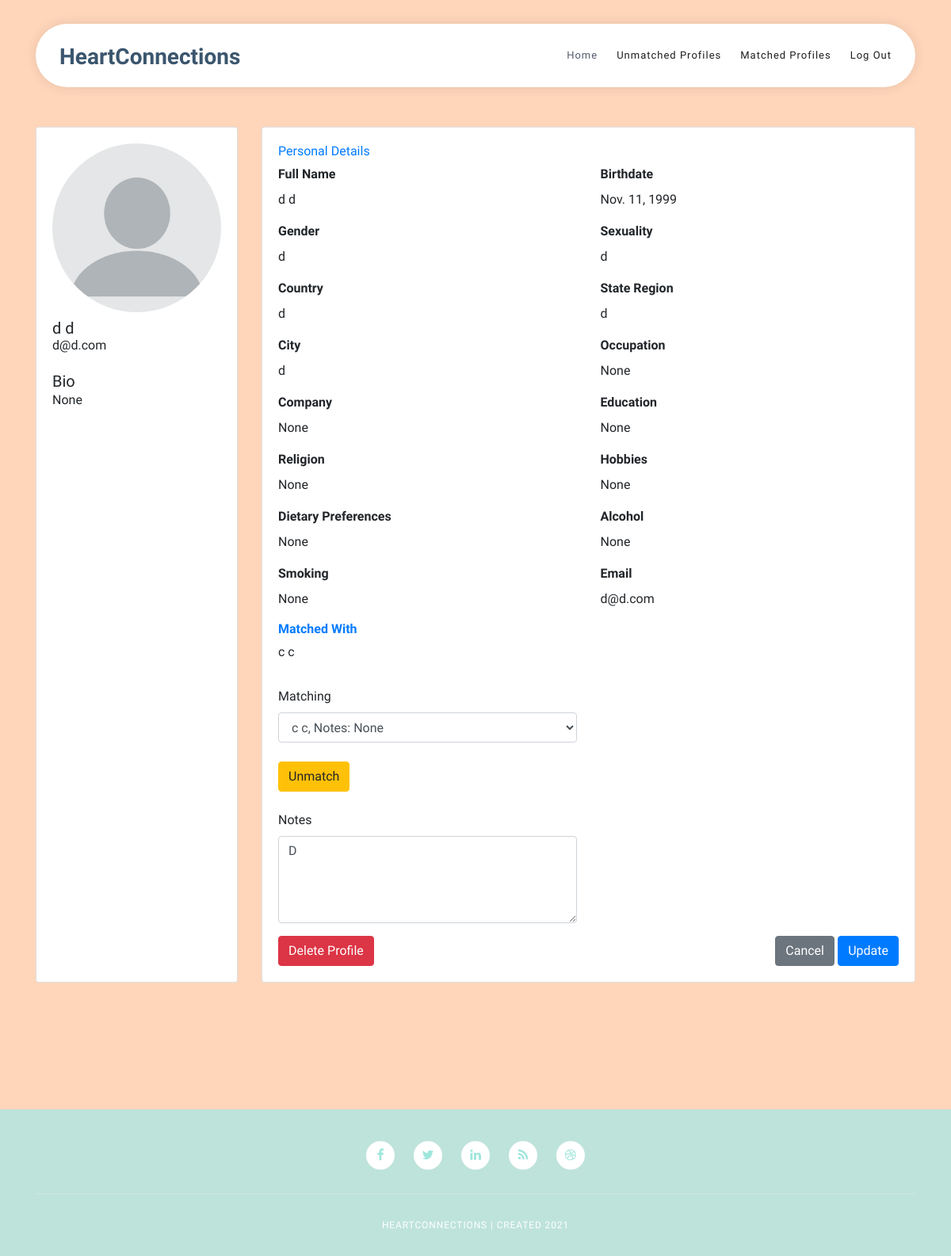
The page /HeartConnections/profile/7/ on the database its author committed.
### HeartConnections/models.py (models this page shows, shortened)
class Profile(models.Model):
    id = models.AutoField(primary_key=True)
    first_name = models.CharField(max_length=30)
    last_name = models.CharField(max_length=40)
    birthdate = models.DateField(default=datetime.date(1900, 1, 1), validators=[MinValueValidator(datetime.date(1900, 1, 1)), MaxValueValidator(datetime.date.today() - datetime.timedelta(days=6575))])
    gender = models.CharField(max_length=20)
    sexuality = models.CharField(max_length=25)
    country = models.CharField(max_length=40)
    state_region = models.CharField(max_length=20)
    city = models.CharField(max_length=30)
    occupation = models.CharField(max_length=25, blank=True, null=True)
    company = models.CharField(max_length=40, blank=True, null=True)
    education = models.CharField(max_length=50, blank=True, null=True)
    bio = models.CharField(max_length=1000, blank=True, null=True)
    religion = models.CharField(max_length=25, blank=True, null=True)
    hobbies = models.CharField(max_length=250, blank=True, null=True)
    dietary_preferences = models.CharField(max_length=100, blank=True, null=True)
    alcohol = models.BooleanField(blank=True, null=True)
    smoking = models.BooleanField(blank=True, null=True)
    email = models.EmailField(max_length=50)
    matched = models.BooleanField(default=False)
    matched_with = models.CharField(max_length=100, blank=True, null=True)
    notes = models.CharField(max_length=500, blank=True, null=True)
    profile_pic = models.ImageField(null=True, blank=True)

### HeartConnections/views.py (the view, shortened to what this page needs)
# urls.py: path('profile/<int:pk>/', views.ProfileDetailedView.as_view(), name='profile_detailed_view'),
class ProfileDetailedView(generic.edit.FormMixin, generic.DetailView):
    model = Profile
    form_class = MatchmakerForm
    success_url = '../unmatched'
    template_name = 'profile_detailed_view.html'
    def get_context_data(self, **kwargs):
        context = super(ProfileDetailedView, self).get_context_data(**kwargs)
        context['unmatched_list'] = Profile.objects.filter(matched=False)
        context['available_list'] = Profile.objects.filter(matched=False).exclude(id=self.object.id)
        context['form'] = self.get_form()
        if self.object.matched:
            match_list = self.object.matched_with.strip().split(" ")
            context['match_list'] = Profile.objects.filter(id__in=match_list)
        return context

### HeartConnections/forms.py
class MatchmakerForm(forms.ModelForm):
    class Meta:
        model = Profile
        fields = (
            'matched',
            'notes',
            'matched_with',
        )

### HeartConnections/templates/profile_detailed_view.html (shortened to what this page needs)
{% extends "admin_base_generic.html" %}
{% block content %}
<head>
  {% load static %}
</head>
<div class="baseframe"></div>
<div class="container">
  <div class="row gutters">
  <div class="col-xl-3 col-lg-3 col-md-12 col-sm-12 col-12">
  <div class="card h-100">
    <div class="card-body">
      <div class="account-settings">
        <div class="user-profile">
          <div class="user-avatar">
            <div class="icon">
              <i><span class="d-none d-lg-block"><img class="img-fluid img-profile rounded-circle mx-auto mb-2" src="{{profile.profile_pic.url}}" alt="" /></span></i>
            </div>
          </div>
          <div class="about">
            <h5 class="user-name">{{ profile.first_name }} {{ profile.last_name }}</h5>
          </div>
          <h6 class="user-email">{{ profile.email }}</h6><br>
        </div>
        <div class="about">
          <h5>Bio</h5>
          <p>{{ profile.bio }}</p>
        </div>
      </div>
    </div>
  </div>
  </div>
  <div class="col-xl-9 col-lg-9 col-md-12 col-sm-12 col-12">
  <div class="card h-100">
    <div class="card-body">
      <div class="row gutters">
        <div class="col-xl-12 col-lg-12 col-md-12 col-sm-12 col-12">
          <h6 class="mb-2 text-primary">Personal Details</h6>
        </div>
        <div class="col-xl-6 col-lg-6 col-md-6 col-sm-6 col-12">
          <div class="form-group">
            <label for="fullName"><strong>Full Name</strong></label>
            <p>{{ profile.first_name }} {{ profile.last_name }}</p>
          </div>
        </div>
        <div class="col-xl-6 col-lg-6 col-md-6 col-sm-6 col-12">
          <div class="form-group">
            <label for="phone"><strong>Birthdate</strong></label>
            <p>{{ profile.birthdate }}</p>
          </div>
        </div>
        <div class="col-xl-6 col-lg-6 col-md-6 col-sm-6 col-12">
          <div class="form-group">
            <label for="website"><strong>Gender</strong></label>
            <p>{{ profile.gender }}</p>
          </div>
        </div>
        <div class="col-xl-6 col-lg-6 col-md-6 col-sm-6 col-12">
          <div class="form-group">
            <label for="website"><strong>Sexuality</strong></label>
            <p>{{ profile.sexuality }}</p>
          </div>
        </div>
        <div class="col-xl-6 col-lg-6 col-md-6 col-sm-6 col-12">
          <div class="form-group">
            <label for="website"><strong>Country</strong></label>
            <p>{{ profile.country }}</p>
          </div>
        </div>
        <div class="col-xl-6 col-lg-6 col-md-6 col-sm-6 col-12">
          <div class="form-group">
            <label for="website"><strong>State Region</strong></label>
            <p>{{ profile.state_region }}</p>
          </div>
        </div>
        <div class="col-xl-6 col-lg-6 col-md-6 col-sm-6 col-12">
          <div class="form-group">
            <label for="website"><strong>City</strong></label>
            <p>{{ profile.city }}</p>
          </div>
        </div>
        <div class="col-xl-6 col-lg-6 col-md-6 col-sm-6 col-12">
          <div class="form-group">
            <label for="website"><strong>Occupation</strong></label>
            <p>{{ profile.occupation }}</p>
          </div>
        </div>
        <div class="col-xl-6 col-lg-6 col-md-6 col-sm-6 col-12">
          <div class="form-group">
            <label for="website"><strong>Company</strong></label>
            <p>{{ profile.company }}</p>
          </div>
        </div>
        <div class="col-xl-6 col-lg-6 col-md-6 col-sm-6 col-12">
          <div class="form-group">
            <label for="website"><strong>Education</strong></label>
            <p>{{ profile.education }}</p>
          </div>
        </div>
        <div class="col-xl-6 col-lg-6 col-md-6 col-sm-6 col-12">
          <div class="form-group">
            <label for="website"><strong>Religion</strong></label>
            <p>{{ profile.religion }}</p>
          </div>
        </div>
        <div class="col-xl-6 col-lg-6 col-md-6 col-sm-6 col-12">
          <div class="form-group">
            <label for="website"><strong>Hobbies</strong></label>
            <p>{{ profile.hobbies }}</p>
          </div>
        </div>
        <div class="col-xl-6 col-lg-6 col-md-6 col-sm-6 col-12">
          <div class="form-group">
            <label for="website"><strong>Dietary Preferences</strong></label>
            <p>{{ profile.dietary_preferences }}</p>
          </div>
        </div>
        <div class="col-xl-6 col-lg-6 col-md-6 col-sm-6 col-12">
          <div class="form-group">
            <label for="website"><strong>Alcohol</strong></label>
            <p>{{ profile.alcohol }}</p>
          </div>
        </div>
        <div class="col-xl-6 col-lg-6 col-md-6 col-sm-6 col-12">
          <div class="form-group">
            <label for="website"><strong>Smoking</strong></label>
            <p>{{ profile.smoking }}</p>
          </div>
        </div>
        <div class="col-xl-6 col-lg-6 col-md-6 col-sm-6 col-12">
          <div class="form-group">
            <label for="website"><strong>Email</strong></label>
            <p>{{ profile.email }}</p>
          </div>
        </div>
        <div class="col-xl-6 col-lg-6 col-md-6 col-sm-6 col-12">
          <div class="form-group">
            <h6 class="mb-2 text-primary"><strong>Matched With</strong></h6>
            {% if match_list %}
            {% for match in match_list %}
            <p>{{ match.first_name }} {{ match.last_name }}</p>
            {% endfor %}
            {% else %}
            <p>None</p>
            {% endif %}
          </div>
        </div>
      </div>
      <div class="row gutters">
        <div class="col-xl-12 col-lg-12 col-md-12 col-sm-12 col-12">
        </div>
        <div class="col-xl-6 col-lg-6 col-md-6 col-sm-6 col-12">
        <form method="post">
          <div class="form-group">
            <label for="matched_with">Matching</label>
            {% if available_list %}
            <select id="matched_with" class="form-control" id="matched_with" name="matched_with">
              {% if match_list %}
              {% for match in match_list %}
                <option value="{{ match.id }}">{{ match.first_name }} {{ match.last_name }}, Notes: {{ match.notes }}</option>
              {% endfor %}
              {% else %}
                <option value="none"></option>
              {% endif %}
            </select>
            {% else %}
              <p>There are no available profiles</p>
            {% endif %}
            <br>
            <button type="unmatch" id="unmatch" name="unmatch" class="btn btn-warning">Unmatch</button><br>
            <br><label for="notes">Notes</label>
            <textarea id="notes" class="form-control" name="notes" id="notes" rows="4" cols="50" placeholder="Matchmaking Notes">{{ profile.notes }}</textarea>
          </div>
        </div>
      </div>
      <div class="row gutters">
        <div class="col-xl-12 col-lg-12 col-md-12 col-sm-12 col-12">
          <button type="submit" id="submit" name="submit" class="btn btn-primary" style="float: right;">Update</button>
          <p style="float: right; color:white;">.</p>
          <button type="button" id="submit" name="submit" class="btn btn-secondary" style="float: right;" onclick="location.href='{% url 'admin_index' %}'">Cancel</button>
          <button type="delete" id="delete" name="delete" class="btn btn-danger">Delete Profile</button>
        </div>
      </div>
    </div>
  </div>
  </div>
  </div>
  </div>
  <div class="baseframe"></div>
{% endblock %}

### HeartConnections/static/css/admin-templatemo-softy-pinko.css (style rules this page uses)
html, body, div, span, applet, object, iframe, h1, h2, h3, h4, h5, h6, p, blockquote, div pre, a, abbr, acronym, address, big, cite, code, del, dfn, em, font, img, ins, kbd, q, s, samp, small, strike, strong, sub, sup, tt, var, b, u, i, center, dl, dt, dd, ol, ul, li, figure, header, nav, section, article, aside, footer, figcaption { margin: 0; padding: 0; border: 0; outline: 0; }
* { box-sizing: border-box; }
html, body { font-family: "Raleway", sans-serif; font-weight: 400; background-color: #FFD6BA; font-size: 16px; -ms-text-size-adjust: 100%; -webkit-font-smoothing: antialiased; -moz-osx-font-smoothing: grayscale; }
h1, h2, h3, h4, h5, h6 { margin-top: 0px; margin-bottom: 0px; }
html, body { background: #FFD6BA; font-family: "Raleway", sans-serif; }

### HeartConnections/templates/profile_detailed_view.html (style rules this page uses)
.baseframe { overflow: hidden; position: relative; display: flex; align-items: center; justify-content: center; background-repeat: no-repeat; background-position: center center; background-size: cover; height: 20vh; }

### rows shown on the page
Profile: profile_pic (placeholder picture), first_name "d", last_name "d", email "d@d.com", bio "None", birthdate "Nov. 11, 1999", gender "d", sexuality "d", country "d", state_region "d", city "d", occupation "None", company "None", education "None", religion "None", hobbies "None", dietary_preferences "None", alcohol "None", smoking "None", notes "D"
Profile: first_name "c", last_name "c"

### other values the page prints
form field matched_with "c c, Notes: None"
